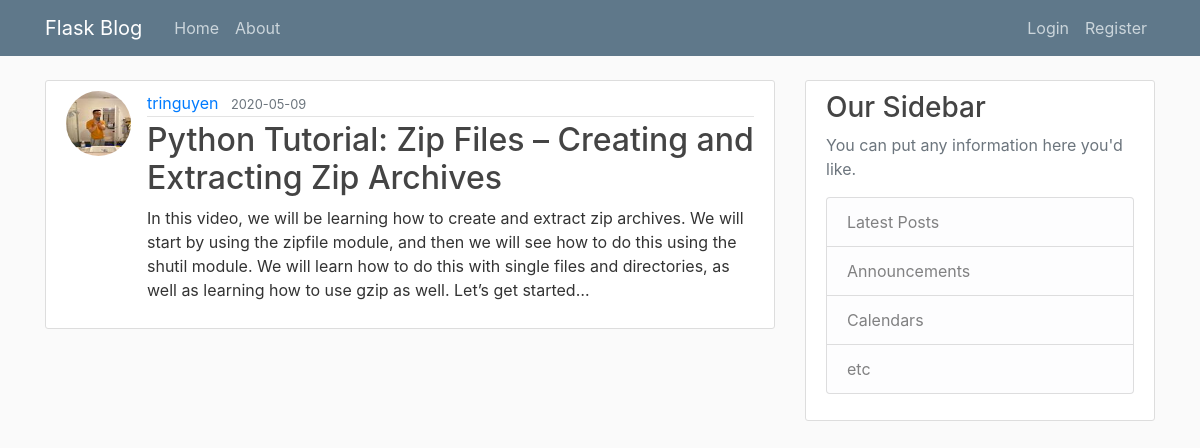
The app's page /post/4 with its own data.
### flaskblog/models.py (models this page shows, shortened)
class User(db.Model,UserMixin):
    id = db.Column(db.Integer, primary_key=True)
    username = db.Column(db.String(20), unique = True, nullable=False)
    email = db.Column(db.String(120), unique=True, nullable=False)
    image_file = db.Column(db.String(20), nullable=False, default='default.jpg')
    password = db.Column(db.String(60), nullable=False)
    posts = db.relationship('Post',backref='author',lazy=True)

class Post(db.Model):
    id = db.Column(db.Integer,primary_key=True)
    title = db.Column(db.String(100),nullable=False)
    date_posted = db.Column(db.DateTime, nullable=False,default = datetime.utcnow)
    content = db.Column(db.Text, nullable = False)
    user_id = db.Column(db.Integer, db.ForeignKey('user.id'),nullable=False)

### flaskblog/posts/routes.py (the view)
@posts.route("/post/<int:post_id>")
def post(post_id):
    post = Post.query.get_or_404(post_id)
    return render_template('post.html', title=post.title, post=post)

### flaskblog/templates/post.html (shortened to what this page needs)
{% extends "layout.html"%}
{% block content%}
        <article class="media content-section">
            <img class = "rounded-circle article-img" src="{{ url_for('static',filename='profile_pics/' + post.author.image_file) }} ">
          <div class="media-body">
            <div class="article-metadata">
              <a class="mr-2" href="{{ url_for('users.user_posts',username=post.author.username) }}">{{ post.author.username }}</a>
              <small class="text-muted">{{ post.date_posted.strftime('%Y-%m-%d') }}</small>
            </div>
            <h2 class="article-title" href="#">{{ post.title }}</h2>
            <p class="article-content">{{ post.content }}</p>
          </div>
        </article>
{% endblock content%}

### flaskblog/static/main.css (style rules this page uses)
body { background: #fafafa; color: #333333; margin-top: 5rem; }
h1, h2, h3, h4, h5, h6 { color: #444444; }
.content-section { background: #ffffff; padding: 10px 20px; border: 1px solid #dddddd; border-radius: 3px; margin-bottom: 20px; }
.article-title { color: #444444; }
.article-content { white-space: pre-line; }
.article-img { height: 65px; width: 65px; margin-right: 16px; }
.article-metadata { padding-bottom: 1px; margin-bottom: 4px; border-bottom: 1px solid #e3e3e3 }

### records on screen
User: image_file (picture), author.username "tringuyen"
Post: date_posted "2020-05-09", title "Python Tutorial: Zip Files – Creating and Extracting Zip Archives", content "In this video, we will be learning how to create and extract zip archives. We will start by using the zipfile module, and then we will see how to do this using the shutil module. We will learn how to do this with single files and directories, as well as learning how to use gzip as well. Let’s get started…"
